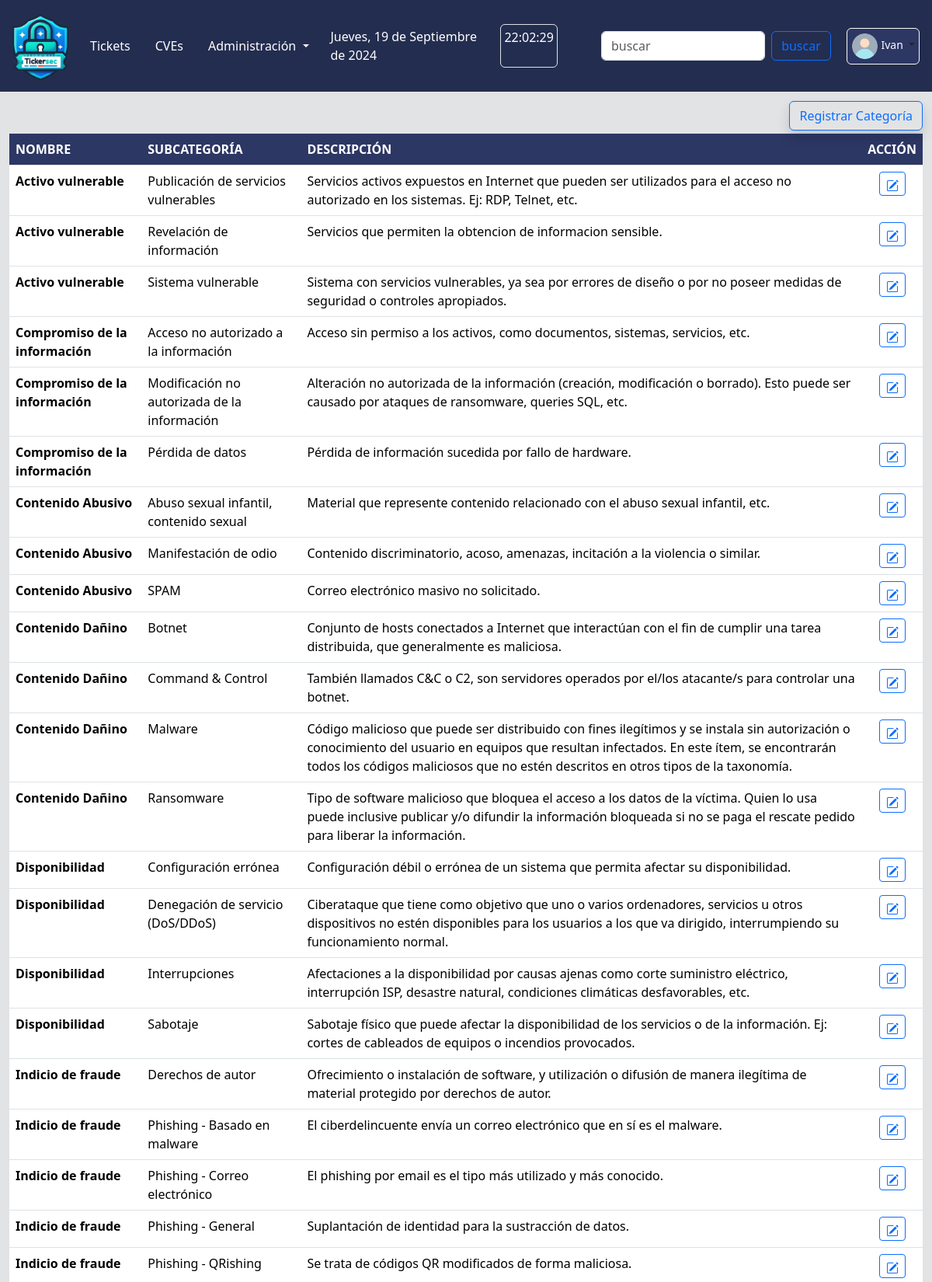
The page /core/categories/ (signed in, upper part) on the database its author committed.
### core/models.py (models this page shows, shortened)
class TicketCategory(models.Model):
    name = models.CharField(verbose_name='Categoria', max_length=50, blank=False)
    subcategory = models.CharField(verbose_name='Subcategoria', max_length=50, unique=True, blank=False)
    description = models.CharField(verbose_name='Descripcion', max_length=500, blank=False)
    createdAt = models.DateTimeField(auto_now_add=True)
    createdBy = models.ForeignKey(User, on_delete=models.PROTECT, null=False)
    active = models.BooleanField(verbose_name='Activo', null=False, default=True)
    class Meta:
        ordering = ['name', 'subcategory']
        verbose_name_plural = 'Categorias'

### core/views.py (the view)
# urls.py: path("categories/", CategoryListView.as_view(), name="categories"),
class CategoryListView(LoginRequiredMixin, ListView):
    model = TicketCategory
    template_name = 'core/category_list.html'
    context_object_name = 'category_list'
    login_url = 'login'
    def get_context_data(self, **kwargs):
        context = super().get_context_data(**kwargs)
        context['form'] = TicketCategoryForm()
        return context

### core/forms.py
class TicketCategoryForm(forms.ModelForm):
    class Meta:
        model = TicketCategory
        fields = ['name', 'subcategory', 'description']
        widgets = {
            'name': forms.TextInput(attrs={'class':'form-control', 'minlength':3,}),
            'subcategory': forms.TextInput(attrs={'class':'form-control', 'minlength':3}),
            'description' : forms.Textarea(attrs={'class':'form-control', 'rows': 4, 'minlength':20}),
        }

### templates/core/category_list.html (shortened to what this page needs)
{% extends "dash/base.html" %}
{% load static %}
{% block main %}
<div class="container-fluid my-2">
    <div class="d-flex justify-content-end py-1">
        <button type="button" class="btn btn-outline-primary shadow" data-bs-toggle="modal"
            data-bs-target="#newCategoryModal">
            Registrar Categoría
        </button>
    </div>
    <table class="table table-hover">
        <thead>
            <tr>
                <th scope="col" class="bg-blueMilei-subtle text-white text-uppercase">Nombre</th>
                <th scope="col" class="bg-blueMilei-subtle text-white text-uppercase">Subcategoría</th>
                <th scope="col" class="bg-blueMilei-subtle text-white text-uppercase">Descripción</th>
                <th scope="col" class="bg-blueMilei-subtle text-white text-uppercase text-center">Acción</th>
            </tr>
        </thead>
        <tbody>
            {% for category in category_list %}
            <tr>
                <th scope="row">{{ category.name }}</th>
                <td>{{ category.subcategory }}</td>
                <td>{{ category.description }}</td>
                <td class="text-center">
                    <a href="#" class="btn btn-sm btn-outline-primary">
                    </a>
                </td>
            </tr>
            {% endfor %}
        </tbody>
    </table>
</div>
{% endblock main %}

### templates/dash/base.html (shortened to what this page needs)
{% load static %}
<!DOCTYPE html>
<html lang="es">
<head>
    {% load django_bootstrap5 %}
    {% bootstrap_css %}
    {% block extra_css %}
    <link rel="stylesheet" href="{% static 'css/dash/styles.css' %}">
    {% endblock extra_css %}
</head>
<body class="bg-secondary-subtle">
    <header class="bg-blueMilei">
        <nav class="navbar navbar-expand-lg me-2">
            <div class="container-fluid">
                <a class="navbar-brand" href="{% url 'dash:index' %}">
                    <img src='{% static "img/dash/favicon-824.png" %}' width="80rem" alt="" srcset="">
                </a>
                <div class="collapse navbar-collapse" id="navbarSupportedContent">
                    <ul class="navbar-nav me-auto mb-2 mb-lg-0">
                        <li class="navItemEffect nav-item me-3">
                            <a class="navTextEffect nav-link" aria-current="page"
                                href="{% url 'core:tickets' %}">Tickets</a>
                        </li>
                        <li class="navItemEffect nav-item me-3">
                            <a class="navTextEffect nav-link" href="#">CVEs</a>
                        </li>
                        <li class="navItemEffect nav-item me-3 dropdown">
                            <a class="navTextEffect nav-link dropdown-toggle" href="#" role="button"
                                data-bs-toggle="dropdown" aria-expanded="false">
                                Administración
                            </a>
                        </li>
                    </ul>
                    <div class="d-flex me-2">
                        <div class="nav-link disabled text-white p-1 me-3" id="fechaCompleta"></div>
                        <div class="nav-link disabled text-white p-1 me-5 border rounded" id="reloj"></div>
                    </div>
                    <form class="d-flex me-2" role="search">
                        <input class="form-control me-2" type="search" placeholder="buscar" aria-label="Search">
                        <button class="btn btn-outline-primary" type="submit">buscar</button>
                    </form>
                </div>
            </div>
            <div class="d-flex justify-content-end p-1 me-2 bg-blueMilei-subtle  border border-light rounded">
                {% if user.is_authenticated %}
                <div class="nav-item dropdown">
                    <button class="btn btn-sm dropdown-toggle p-0" type="button" id="dropdownMenuUser"
                        data-bs-toggle="dropdown" aria-expanded="false">
                        <img src="{% static 'img/dash/user.png' %}" alt="avatar icon" class="rounded-circle"
                            style="width: 35px;">
                        <span class="text-white">{{ user|title }}</span>
                    </button>
                </div>
                {% else %}
                <a href="{% url 'login' %}" class="btn btn-sm btn-outline-success">Ingresar</a>
                {% endif %}
            </div>
        </nav>
    </header>
    {% block main %}{% endblock main %}
</body>
</html>

### static/css/dash/styles.css (style rules this page uses)
:root { --bg-blueMilei: rgb(35, 45, 79); --bg-blueMilei-subtle: rgb(45, 55, 100); }
.bg-blueMilei { background-color: var(--bg-blueMilei) !important; }
.bg-blueMilei-subtle { background-color: var(--bg-blueMilei-subtle) !important; }
.navTextEffect { color:white; }

### rows shown on the page
TicketCategory: name "Activo vulnerable", subcategory "Publicación de servicios vulnerables", description "Servicios activos expuestos en Internet que pueden ser utilizados para el acceso no autorizado en los sistemas. Ej: RDP, Telnet, etc."
TicketCategory: name "Activo vulnerable", subcategory "Revelación de información", description "Servicios que permiten la obtencion de informacion sensible."
TicketCategory: name "Activo vulnerable", subcategory "Sistema vulnerable", description "Sistema con servicios vulnerables, ya sea por errores de diseño o por no poseer medidas de seguridad o controles apropiados."
TicketCategory: name "Compromiso de la información", subcategory "Acceso no autorizado a la información", description "Acceso sin permiso a los activos, como documentos, sistemas, servicios, etc."
TicketCategory: name "Compromiso de la información", subcategory "Modificación no autorizada de la información", description "Alteración no autorizada de la información (creación, modificación o borrado). Esto puede ser causado por ataques de ransomware, queries SQL, etc."
TicketCategory: name "Compromiso de la información", subcategory "Pérdida de datos", description "Pérdida de información sucedida por fallo de hardware."
TicketCategory: name "Contenido Abusivo", subcategory "Abuso sexual infantil, contenido sexual", description "Material que represente contenido relacionado con el abuso sexual infantil, etc."
TicketCategory: name "Contenido Abusivo", subcategory "Manifestación de odio", description "Contenido discriminatorio, acoso, amenazas, incitación a la violencia o similar."
TicketCategory: name "Contenido Abusivo", subcategory "SPAM", description "Correo electrónico masivo no solicitado."
TicketCategory: name "Contenido Dañino", subcategory "Botnet", description "Conjunto de hosts conectados a Internet que interactúan con el fin de cumplir una tarea distribuida, que generalmente es maliciosa."
TicketCategory: name "Contenido Dañino", subcategory "Command & Control", description "También llamados C&C o C2, son servidores operados por el/los atacante/s para controlar una botnet."
TicketCategory: name "Contenido Dañino", subcategory "Malware", description "Código malicioso que puede ser distribuido con fines ilegítimos y se instala sin autorización o conocimiento del usuario en equipos que resultan infectados. En este ítem, se encontrarán todos los códigos maliciosos que no estén descritos en otros tipos de la taxonomía."
TicketCategory: name "Contenido Dañino", subcategory "Ransomware", description "Tipo de software malicioso que bloquea el acceso a los datos de la víctima. Quien lo usa puede inclusive publicar y/o difundir la información bloqueada si no se paga el rescate pedido para liberar la información."
TicketCategory: name "Disponibilidad", subcategory "Configuración errónea", description "Configuración débil o errónea de un sistema que permita afectar su disponibilidad."
TicketCategory: name "Disponibilidad", subcategory "Denegación de servicio (DoS/DDoS)", description "Ciberataque que tiene como objetivo que uno o varios ordenadores, servicios u otros dispositivos no estén disponibles para los usuarios a los que va dirigido, interrumpiendo su funcionamiento normal."
TicketCategory: name "Disponibilidad", subcategory "Interrupciones", description "Afectaciones a la disponibilidad por causas ajenas como corte suministro eléctrico, interrupción ISP, desastre natural, condiciones climáticas desfavorables, etc."
TicketCategory: name "Disponibilidad", subcategory "Sabotaje", description "Sabotaje físico que puede afectar la disponibilidad de los servicios o de la información. Ej: cortes de cableados de equipos o incendios provocados."
TicketCategory: name "Indicio de fraude", subcategory "Derechos de autor", description "Ofrecimiento o instalación de software, y utilización o difusión de manera ilegítima de material protegido por derechos de autor."
TicketCategory: name "Indicio de fraude", subcategory "Phishing - Basado en malware", description "El ciberdelincuente envía un correo electrónico que en sí es el malware."
TicketCategory: name "Indicio de fraude", subcategory "Phishing - Correo electrónico", description "El phishing por email es el tipo más utilizado y más conocido."
TicketCategory: name "Indicio de fraude", subcategory "Phishing - General", description "Suplantación de identidad para la sustracción de datos."
TicketCategory: name "Indicio de fraude", subcategory "Phishing - QRishing", description "Se trata de códigos QR modificados de forma maliciosa."

### other values the page prints
{{ user|title }} "Ivan"
